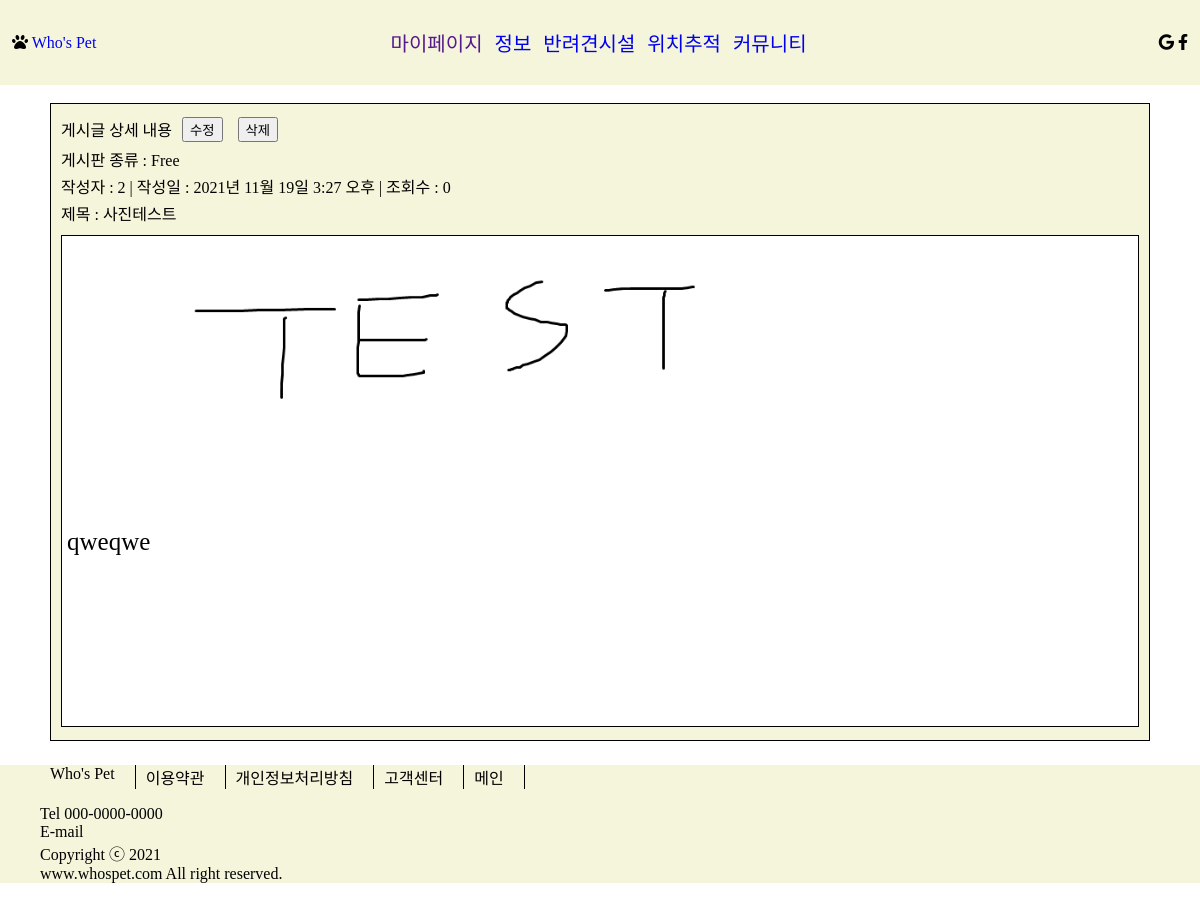
The page /board/detail/4 on the database its author committed.
### board/models.py (models this page shows, shortened)
class Board(models.Model):
    title = models.CharField(max_length=64, verbose_name='글 제목')
    contents = models.TextField(verbose_name='글 내용')
    writer = models.ForeignKey('user.User', on_delete=models.CASCADE, verbose_name='작성자')
    write_dttm = models.DateTimeField(auto_now_add=True, verbose_name='글 작성일')
    board_name = models.CharField(max_length=32, default='Free', verbose_name='게시판 종류')
    update_dttm = models.DateTimeField(auto_now=True, verbose_name='마지막 수정일')
    hits = models.PositiveIntegerField(default=0, verbose_name='조회수')
    class Meta:
        db_table = 'board'
        verbose_name = '게시판'
        verbose_name_plural = '게시판'

### user/models.py (models this page shows)
class User(models.Model):
    user_id = models.CharField(max_length=32, null=True, default='', unique=True, verbose_name='유저 아이디')
    user_pw = models.CharField(max_length=128, null=True, default='', verbose_name='유저 비밀번호')
    user_name = models.CharField(max_length=16, null=True, default='', unique=True, verbose_name='유저 이름')
    user_email = models.EmailField(max_length=128, null=True, default='', unique=True, verbose_name='유저 이메일')
    user_register_dttm = models.DateTimeField(auto_now_add=True, verbose_name='계정 생성시간')
    user_address = models.CharField(max_length=256, null=True, default='', verbose_name='유저 주소')
    user_phone_num = models.CharField(max_length=32, null=True, default='', verbose_name='유저 연락처')
    user_pet_num = models.CharField(max_length=32, null=True, default='', verbose_name='동물 번호')
    user_vet_num = models.CharField(max_length=32, null=True, default='', verbose_name='수의사 번호')
    user_comp_name = models.CharField(max_length=32, null=True, default='', verbose_name='업체 이름')
    user_comp_address = models.CharField(max_length=256, null=True, default='', verbose_name='업체 주소')
    def __str__(self):
        return self.user_name
    class Meta:
        db_table = 'user'
        verbose_name = '유저'
        verbose_name_plural = '유저'

### board/views.py (the view)
# urls.py: path('detail/<int:pick>', views.board_detail, name='board_detail'),
def board_detail(request, pick):
    login_session = request.session.get('login_session', '')
    context = { 'login_session' : login_session }
    board = get_object_or_404(Board, id=pick)
    context['board'] = board
    return render(request, 'board/board_detail.html', context)

### board/templates/board/board_detail.html (shortened to what this page needs)
{% load static %}
{% load static %}
<html lang="ko">
<head>
    <link rel="stylesheet" href="{% static 'css/board_detail.css' %}">
    <link rel="stylesheet" href="https://use.fontawesome.com/releases/v5.15.4/css/all.css"
>
</head>
<body>
    <section class="nav_top">
        <nav class="navbar">
            <div class="navbar_logo">
                <i class="fas fa-paw"></i>
                <a href="/">Who's Pet</a>
            </div>
            <ul class="navbar_menu">
                <li><a href="">마이페이지</a></li>
                <li><a href="{% url 'info' %}">정보</a></li>
                <li><a href="{% url 'facility' %}">반려견시설</a></li>
                <li><a href="{% url 'gps' %}">위치추적</a></li>
                <li><a href="{% url 'board:board_list' %}">커뮤니티</a></li>
            </ul>
            <ul class="navbar_icons">
                <i class="fab fa-google"></i>
                <i class="fab fa-facebook-f"></i>
            </ul>
        </nav>
    </section>
    <section id="main_center" class="main_page">
        <div class="container">
            <div class="community_detail">
                {% block contents %}
                <div class="edit_box">
                    <div id="edit">게시글 상세 내용</div>
                    <a href=""><button>수정</button></a>
                    <a href=""><button>삭제</button></a>
                </div>
                <div>
                    게시판 종류 : {{ board.board_name }}
                </div>
                <div>
                    작성자 : {{ board.writer }} | 작성일 : {{ board.write_dttm }} | 조회수 : {{ board.hits }}
                </div>
                <div>
                    제목 : {{ board.title }}
                </div>
                <div id="board_contents">
                    {{ board.contents|safe }}
                </div>
                {% endblock contents %}
            </div>
        </div>
    </section>
    <footer>
        <div class="information">
            <ul id="top_information">
                <li>Who's Pet</li>
                <li>이용약관</li>
                <li>개인정보처리방침</li>
                <li>고객센터</li>
                <li>메인</li>
            </ul>
            <ul>
                <li>Tel 000-0000-0000</li>
                <li>E-mail</li>
                <li>Copyright ⓒ 2021</li>
                <li>www.whospet.com All right reserved.</li>
            </ul>
        </div>
    </footer>
</body>
</html>

### static/css/board_detail.css (style rules this page uses)
body { margin: 0; }
a { text-decoration: none; }
ul { list-style: none; }
.navbar { padding: 8px 12px; display: flex; justify-content: space-between; background-color: beige; align-items: center; }
.navbar_menu { display: flex; margin-right: 70px; font-size: 20px; }
.navbar_menu li { padding-left: 12px; }
#main_center { padding: 8px 10px; width: 1100px; }
.main_page { margin: 0 auto; width: 1080px; }
.community_detail { margin-top: 10px; border: 1px solid black; padding: 10px 10px 10px 10px; background-color: beige; }
.community_detail div { margin-bottom: 3px; }
.edit_box { margin-top: 3px; display: flex; }
.edit_box #edit { margin-right: 10px; }
.edit_box a { margin-right: 15px; }
.community_detail #board_contents { height: 490px; margin-top: 10px; border: 1px solid black; background-color: white; overflow: auto; }
.community_detail #board_contents p { margin: 5px 0 0 5px; font-size: 25px; }
.information { background-color: beige; }
.information #top_information { display: flex; }
.information #top_information li { padding-left: 10px; padding-right: 20px; border-right: 1px solid black; }

### rows shown on the page
Board: board_name "Free", writer "2", write_dttm "2021년 11월 19일 3:27 오후", hits "0", title "사진테스트", contents (picture), contents "qweqwe"
